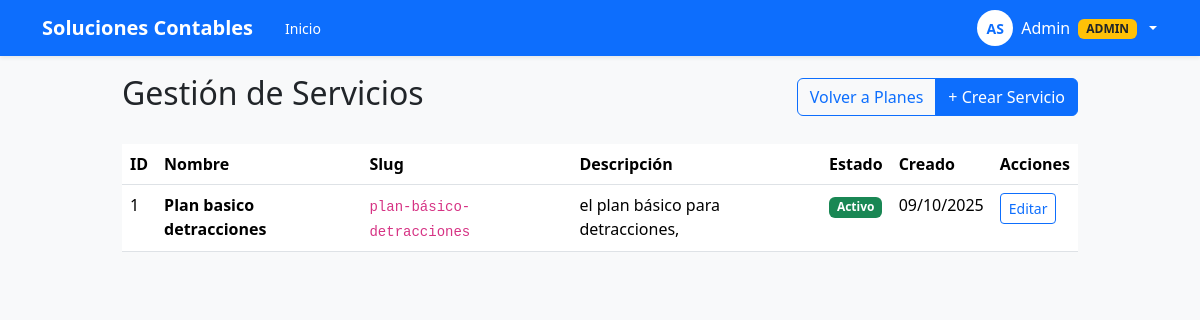
/admin/services (signed in), run on the app's committed database.
### proc_detracciones/models.py (models this page shows, shortened)
class User(db.Model, UserMixin):
    __tablename__ = "user"
    id = db.Column(db.Integer, primary_key=True)
    email = db.Column(db.String(255), unique=True, nullable=True, index=True)
    username = db.Column(db.String(64), unique=True, nullable=True, index=True)
    password_hash = db.Column(db.String(255), nullable=True)
    role = db.Column(db.String(20), default="user", nullable=False)
    is_active_flag = db.Column(db.Boolean, default=True, nullable=False)
    trial_ends_at = db.Column(db.DateTime(timezone=True), nullable=True)
    is_email_verified = db.Column(db.Boolean, default=False, nullable=False)
    email_verified_at = db.Column(db.DateTime(timezone=True), nullable=True)
    first_name = db.Column(db.String(120), nullable=True)
    last_name = db.Column(db.String(120), nullable=True)
    phone = db.Column(db.String(15), nullable=True)  # ✅ NUEVO CAMPO
    account_status = db.Column(db.String(24), default="TRIAL_ACTIVO", nullable=False)
    payment_proof_submitted_at = db.Column(db.DateTime(timezone=True), nullable=True)
    payment_proof_url = db.Column(db.Text, nullable=True)
    payment_reviewed_at = db.Column(db.DateTime(timezone=True), nullable=True)
    payment_reviewed_by_admin_id = db.Column(db.Integer, db.ForeignKey("user.id"), nullable=True)
    reviewed_by_admin = db.relationship("User", remote_side=[id], backref="reviewed_users", uselist=False)
    created_at = db.Column(db.DateTime(timezone=True), default=utcnow, nullable=False)
    payment_proof_reviewed_at = db.Column(db.DateTime(timezone=True), nullable=True)
    @property
    def is_active(self) -> bool:
        return bool(self.is_active_flag)

class Service(db.Model):
    __tablename__ = 'service'
    id = db.Column(db.Integer, primary_key=True)
    name = db.Column(db.String(100), unique=True, nullable=False)  # "Detracciones"
    slug = db.Column(db.String(100), unique=True, nullable=False)  # "detracciones"
    description = db.Column(db.Text)
    is_active = db.Column(db.Boolean, default=True)
    created_at = db.Column(db.DateTime(timezone=True), default=utcnow)
    quotas = db.relationship('PlanServiceQuota', backref='service', cascade='all, delete-orphan')

### proc_detracciones/routes/admin.py (the view)
@admin_bp.route('/services')
@login_required
@admin_required
def services_list():
    from proc_detracciones.models import Service
    services = Service.query.order_by(Service.created_at.desc()).all()
    return render_template('admin/services.html', services=services)

### proc_detracciones/routes/admin.py (called while the page is built)
def admin_required(f):
    @wraps(f)
    def decorated_function(*args, **kwargs):
        if not current_user.is_authenticated or current_user.role != 'admin':
            flash('Acceso denegado', 'danger')
            return redirect(url_for('home.index'))
        return f(*args, **kwargs)
    return decorated_function

### proc_detracciones/templates/admin/services.html (shortened to what this page needs)
{% extends "_base.html" %} {% block title %}Gestión de Servicios{% endblock %}
{% block content %}
<div class="d-flex justify-content-between align-items-center mb-4">
  <h2>Gestión de Servicios</h2>
  <div class="btn-group">
    <a href="{{ url_for('admin.plans_list') }}" class="btn btn-outline-primary"
      >Volver a Planes</a
    >
    <a href="{{ url_for('admin.service_create') }}" class="btn btn-primary"
      >+ Crear Servicio</a
    >
  </div>
</div>
<div class="table-responsive">
  <table class="table table-hover">
    <thead>
      <tr>
        <th>ID</th>
        <th>Nombre</th>
        <th>Slug</th>
        <th>Descripción</th>
        <th>Estado</th>
        <th>Creado</th>
        <th>Acciones</th>
      </tr>
    </thead>
    <tbody>
      {% for service in services %}
      <tr>
        <td>{{ service.id }}</td>
        <td><strong>{{ service.name }}</strong></td>
        <td><code>{{ service.slug }}</code></td>
        <td>{{ service.description or '-' }}</td>
        <td>
          {% if service.is_active %}
          <span class="badge bg-success">Activo</span>
          {% else %}
          <span class="badge bg-secondary">Inactivo</span>
          {% endif %}
        </td>
        <td>
          {% if service.created_at %} {{ service.created_at.strftime('%d/%m/%Y')
          }} {% else %} - {% endif %}
        </td>
        <td>
          <a
            href="{{ url_for('admin.service_edit', service_id=service.id) }}"
            class="btn btn-sm btn-outline-primary"
          >
            Editar
          </a>
        </td>
      </tr>
      {% endfor %}
    </tbody>
  </table>
</div>
 {% endblock %}

### proc_detracciones/templates/_base.html (shortened to what this page needs)
<!DOCTYPE html>
<html lang="es">
  <head>
    <link
      href="https://cdn.jsdelivr.net/npm/bootstrap@5.3.2/dist/css/bootstrap.min.css"
      rel="stylesheet"
    />
  </head>
  <body class="bg-light">
    <nav
      class="navbar navbar-expand-lg navbar-dark bg-primary navbar-sticky shadow-sm"
    >
      <div class="container">
        <a
          class="navbar-brand fw-semibold"
          href="{{ url_for('home.index') if current_user.is_authenticated else url_for('auth.login') }}"
        >
          Soluciones Contables
        </a>
        {% if current_user.is_authenticated %}
        <div class="breadcrumb-inline d-none d-lg-flex align-items-center ms-3">
          <a href="{{ url_for('home.index') }}">Inicio</a>
        </div>
        {% endif %}
        <div class="collapse navbar-collapse" id="navbarNav">
          <div class="d-flex align-items-center gap-3">
            {% if current_user.is_authenticated %} {% set status =
            (current_user.account_status or 'TRIAL_ACTIVO') %}
            <div class="dropdown">
              <button
                class="btn btn-link text-white dropdown-toggle text-decoration-none p-0 d-flex align-items-center gap-2"
                type="button"
                data-bs-toggle="dropdown"
              >
                <div class="user-avatar">
                  {% if current_user.first_name and current_user.last_name %} {{
                  current_user.first_name[0]|upper }}{{
                  current_user.last_name[0]|upper }} {% elif
                  current_user.username %} {{ current_user.username[:2]|upper }}
                  {% elif current_user.email %} {{ current_user.email[0]|upper
                  }} {% else %} U {% endif %}
                </div>
                <span class="d-none d-md-inline fw-500">
                  {% if current_user.first_name %} {{ current_user.first_name }}
                  {% if current_user.role == 'admin' %}
                  <span class="badge bg-warning text-dark ms-1">ADMIN</span>
                  {% endif %} {% elif current_user.username %} {{
                  current_user.username }} {% elif current_user.email %} {{
                  current_user.email.split('@')[0] }} {% else %} Usuario {%
                  endif %}
                </span>
              </button>
            </div>
            {% endif %}
          </div>
        </div>
      </div>
    </nav>
    <div class="container" style="max-width: 980px; padding-top: 18px">
       {% block content %}{% endblock %}
    </div>
  </body>
</html>

### proc_detracciones/templates/_base.html (style rules this page uses)
.navbar-sticky { position: sticky; top: 0; z-index: 1020; }
body { padding-top: 0; }
.user-avatar { width: 36px; height: 36px; background: white; color: #0d6efd; border-radius: 50%; display: flex; align-items: center; justify-content: center; font-weight: 600; font-size: 0.875rem; border: 2px solid rgba(255, 255, 255, 0.3); }
.breadcrumb-inline { color: rgba(255, 255, 255, 0.7); font-size: 0.875rem; }
.breadcrumb-inline a { color: white; text-decoration: none; transition: opacity 0.2s; }

### data on the page
User: first_name "A", last_name "S", first_name "Admin"
Service: id "1", name "Plan basico detracciones", slug "plan-básico-detracciones", description "el plan básico para detracciones,", is_active "Activo", created_at "09/10/2025"
